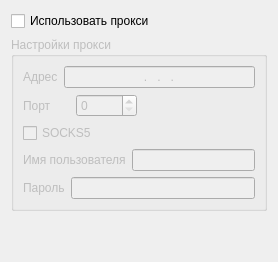
            <widget class="QWidget" name="proxyTab">
             <attribute name="title">
              <string>Прокси</string>
             </attribute>
             <layout class="QVBoxLayout" name="verticalLayout_7">
              <item>
               <widget class="QCheckBox" name="proxyCheckBox">
                <property name="text">
                 <string>Использовать прокси</string>
                </property>
               </widget>
              </item>
              <item>
               <widget class="QGroupBox" name="groupBox">
                <property name="enabled">
                 <bool>false</bool>
                </property>
                <property name="title">
                 <string>Настройки прокси</string>
                </property>
                <layout class="QVBoxLayout" name="verticalLayout_6">
                 <item>
                  <layout class="QHBoxLayout" name="horizontalLayout_8">
                   <item>
                    <widget class="QLabel" name="label_7">
                     <property name="text">
                      <string>Адрес</string>
                     </property>
                    </widget>
                   </item>
                   <item>
                    <widget class="QLineEdit" name="proxyAddress">
                     <property name="inputMask">
                      <string>000.000.000.000; </string>
                     </property>
                     <property name="alignment">
                      <set>Qt::AlignCenter</set>
                     </property>
                    </widget>
                   </item>
                  </layout>
                 </item>
                 <item>
                  <layout class="QHBoxLayout" name="horizontalLayout_9">
                   <item>
                    <widget class="QLabel" name="label_8">
                     <property name="minimumSize">
                      <size>
                       <width>47</width>
                       <height>0</height>
                      </size>
                     </property>
                     <property name="text">
                      <string>Порт</string>
                     </property>
                    </widget>
                   </item>
                   <item>
                    <widget class="QSpinBox" name="proxyPort">
                     <property name="maximum">
                      <number>65535</number>
                     </property>
                    </widget>
                   </item>
                   <item>
                    <spacer name="horizontalSpacer_3">
                     <property name="orientation">
                      <enum>Qt::Horizontal</enum>
                     </property>
                     <property name="sizeHint" stdset="0">
                      <size>
                       <width>118</width>
                       <height>20</height>
                      </size>
                     </property>
                    </spacer>
                   </item>
                  </layout>
                 </item>
                 <item>
                  <layout class="QHBoxLayout" name="horizontalLayout_10">
                   <item>
                    <widget class="QCheckBox" name="sockssCheck">
                     <property name="text">
                      <string>SOCKS5</string>
                     </property>
                    </widget>
                   </item>
                   <item>
                    <spacer name="horizontalSpacer_4">
                     <property name="orientation">
                      <enum>Qt::Horizontal</enum>
                     </property>
                     <property name="sizeHint" stdset="0">
                      <size>
                       <width>148</width>
                       <height>20</height>
                      </size>
                     </property>
                    </spacer>
                   </item>
                  </layout>
                 </item>
                 <item>
                  <layout class="QHBoxLayout" name="horizontalLayout_11">
                   <item>
                    <widget class="QLabel" name="label_9">
                     <property name="text">
                      <string>Имя пользователя</string>
                     </property>
                    </widget>
                   </item>
                   <item>
                    <widget class="QLineEdit" name="proxyUser"/>
                   </item>
                  </layout>
                 </item>
                 <item>
                  <layout class="QHBoxLayout" name="horizontalLayout_12">
                   <item>
                    <widget class="QLabel" name="label_10">
                     <property name="text">
                      <string>Пароль</string>
                     </property>
                    </widget>
                   </item>
                   <item>
                    <widget class="QLineEdit" name="proxyPassword">
                     <property name="echoMode">
                      <enum>QLineEdit::Password</enum>
                     </property>
                    </widget>
                   </item>
                  </layout>
                 </item>
                </layout>
               </widget>
              </item>
              <item>
               <spacer name="verticalSpacer_3">
                <property name="orientation">
                 <enum>Qt::Vertical</enum>
                </property>
                <property name="sizeHint" stdset="0">
                 <size>
                  <width>20</width>
                  <height>40</height>
                 </size>
                </property>
               </spacer>
              </item>
             </layout>
            </widget>
